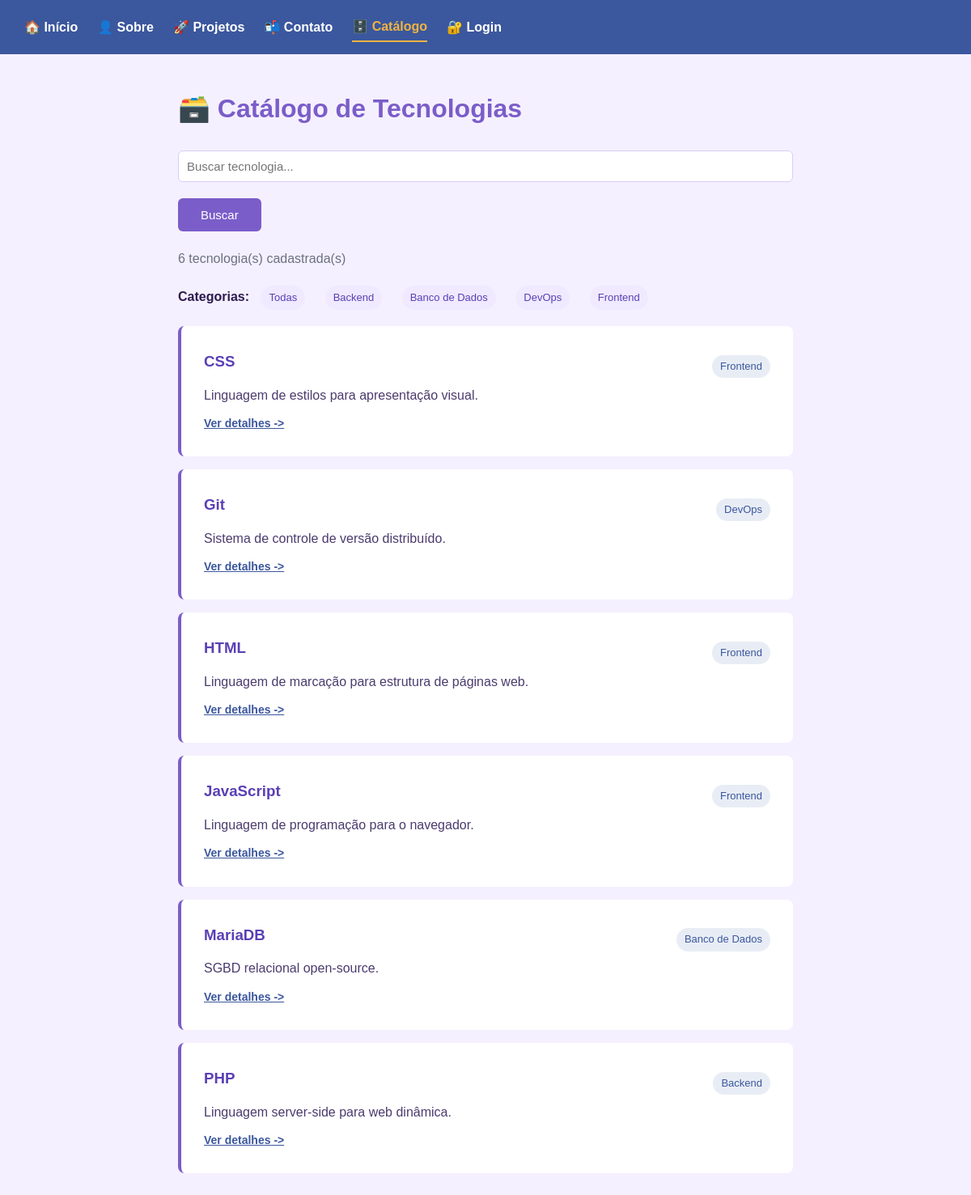
/catalogo.php, run on the app's committed database.
### tables this page shows
CREATE TABLE tecnologias (
    id          INT UNSIGNED  NOT NULL AUTO_INCREMENT,
    nome        VARCHAR(100)  NOT NULL,
    categoria   VARCHAR(50)   NOT NULL,
    descricao   TEXT,
    ano_criacao INT,
    status      ENUM('ativo','inativo') NOT NULL DEFAULT 'ativo',
    criado_em   DATETIME      NOT NULL DEFAULT CURRENT_TIMESTAMP,
    PRIMARY KEY (id)
);

### catalogo.php (the view, shortened to what this page needs)
<?php
$pagina_atual = "catalogo";
$caminho_raiz = './';
$pdo = conectar();
$categoria = $_GET['categoria'] ?? null;
$busca = $_GET['busca'] ?? null;
$sql = "SELECT * FROM tecnologias WHERE 1=1";
$params = [];
$sql .= " ORDER BY nome ASC";
$stmt = $pdo->prepare($sql);
$stmt->execute($params);
$tecnologias = $stmt->fetchAll();
$stmtCat = $pdo->query("SELECT DISTINCT categoria FROM tecnologias ORDER BY categoria");
$categorias = $stmtCat->fetchAll(PDO::FETCH_COLUMN);
?>
<!DOCTYPE html>
<html lang="pt-br">
<head>
   <?php require_once __DIR__ . '/includes/cabecalho.php';?>
</head>
<body>
    <div class="container">
        <h1 class="titulo-secao">🗃️ Catálogo de Tecnologias</h1>
        <form method="GET" action="index.php" style="margin-bottom:20px;">
            <input type="text" name="busca" placeholder="Buscar tecnologia..."
                value="<?php echo htmlspecialchars($busca ?? ''); ?>">
            <button type="submit">Buscar</button>
        </form>
        <p style="color: #6b7280; margin-bottom: 20px;">
            <?php echo count($tecnologias); ?> tecnologia(s) cadastrada(s)
        </p>
        <div class="categorias">
        <strong>Categorias:</strong>
        <a href="index.php">Todas</a>
        <?php foreach ($categorias as $cat): ?>
            <a href="index.php?categoria=<?php echo urlencode($cat); ?>">
                <?php echo htmlspecialchars($cat); ?>
            </a>
        <?php endforeach; ?>
        </div>
        <?php foreach ($tecnologias as $tec): ?>
            <div class="card">
                <div style="display: flex; justify-content: space-between; align-items: center;">
                    <h3><?php echo htmlspecialchars($tec['nome']); ?></h3>
                    <span style="background: #e8edf5; color: #3b579d; padding: 3px 10px; border-radius: 20px; font-size: 13px">
                        <?php echo htmlspecialchars($tec['categoria']); ?>
                    </span>
                </div>
                <p><?php echo htmlspecialchars($tec['descricao']);?></p>
                <a href="detalhe.php?id=<?php echo $tec['id']; ?><?php if($categoria) echo '&categoria='.$categoria; ?>" style="color: #3b579d; font-size: 14px; font-weight: bold; display: inline-block; margin-top: 10px;">
                    Ver detalhes ->
                </a>
            </div>
        <?php endforeach; ?>
    </div>
</body>
</html>

### includes/cabecalho.php (shortened to what this page needs)
<link rel="stylesheet" href="<?php echo $caminho_raiz; ?>includes/style.css">
<?php
include __DIR__ . '/nav.php';
?>

### includes/nav.php (shortened to what this page needs)
<?php
function menu_class(string $item, string $atual): string {
    return ($item === $atual) ? 'class="ativo"' : '';
}
$logado = isset($_SESSION['usuario']);
?>
<nav>
  <a href="<?php echo $caminho_raiz; ?>index.php"
     <?php echo menu_class('inicio', $pagina_atual); ?>>
    🏠 Início
  </a>
  <a href="<?php echo $caminho_raiz; ?>sobre.php"
     <?php echo menu_class('sobre', $pagina_atual); ?>>
    👤 Sobre
  </a>
  <a href="<?php echo $caminho_raiz; ?>01_php-intro/projetos.php"
     <?php echo menu_class('projetos', $pagina_atual); ?>>
    🚀 Projetos
  </a>
  <a href="<?php echo $caminho_raiz; ?>contato.php"
     <?php echo menu_class('contato', $pagina_atual); ?>>
    📬 Contato
  </a>
  <a href="<?php echo $caminho_raiz; ?>03_pdo/catalogo.php"
     <?php echo menu_class('catalogo', $pagina_atual); ?>>
    🗄️ Catálogo
  </a>
  <?php if ($logado): ?>
    <a href="<?php echo $caminho_raiz; ?>04_sessoes/painel.php"
       <?php echo menu_class('painel', $pagina_atual); ?>>
      📊 Painel
    </a>
    <a href="<?php echo $caminho_raiz; ?>04_sessoes/logout.php">
      🚪 Sair
    </a>
  <?php else: ?>
    <a href="<?php echo $caminho_raiz; ?>04_sessoes/login.php"
       <?php echo menu_class('login', $pagina_atual); ?>>
      🔐 Login
    </a>
  <?php endif; ?>
</nav>

### includes/style.css (style rules this page uses)
* { box-sizing: border-box; margin: 0; padding: 0; }
body { font-family: Arial, sans-serif; background: #f5f0ff; color: #2d1b4e; line-height: 1.7; }
.container { max-width: 800px; margin: 40px auto; padding: 0 20px; }
.card { background: white; padding: 28px; border-radius: 8px; margin-bottom: 16px; border-left: 4px solid #7b5dc9; }
.card h3 { margin-top: 0; color: #5a3fb5; margin-bottom: 12px; }
.card p { margin-bottom: 0; color: #4b3c6e; }
h1.titulo-secao { color: #7b5dc9; margin-bottom: 24px; }
nav { background: #3b579d; padding: 15px 30px; display: flex; align-items: center; gap: 4px; flex-wrap: wrap; }
nav a { color: white; text-decoration: none; margin-right: 20px; font-weight: bold; padding: 4px 0; }
nav a.ativo { color: #f0b341; border-bottom: 2px solid #f0b341; }
input[type="text"], textarea { width: 100%; padding: 10px; border: 1px solid #d8cdf7; border-radius: 6px; font-size: 15px; font-family: Arial, sans-serif; }
button[type="submit"] { margin-top: 20px; background: #7b5dc9; color: white; border: none; padding: 12px 28px; border-radius: 6px; font-size: 15px; cursor: pointer; }
.categorias { margin-bottom: 20px; }
.categorias a { display: inline-block; margin-left: 10px; margin-right: 10px; padding: 4px 10px; text-decoration: none; background: #efeaff; color: #5a3fb5; border-radius: 20px; font-size: 13px; }

### data on the page
tecnologias: nome "CSS", categoria "Frontend", descricao "Linguagem de estilos para apresentação visual."
tecnologias: nome "Git", categoria "DevOps", descricao "Sistema de controle de versão distribuído."
tecnologias: nome "HTML", categoria "Frontend", descricao "Linguagem de marcação para estrutura de páginas web."
tecnologias: nome "JavaScript", categoria "Frontend", descricao "Linguagem de programação para o navegador."
tecnologias: nome "MariaDB", categoria "Banco de Dados", descricao "SGBD relacional open-source."
tecnologias: nome "PHP", categoria "Backend", descricao "Linguagem server-side para web dinâmica."

### other printed values
count($tecnologias) "6"
$cat "Backend"
$cat "Banco de Dados"
$cat "DevOps"
$cat "Frontend"
